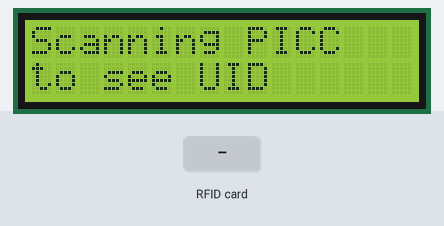
Recording of a sketch running on a simulated Arduino Mega 2560, built with avr-gcc and run on an emulated ATmega2560. Shown: 16×2 character LCD. The inputs (shaded band) are chosen by the test bench.

Above: at 5.3 s.
5.4 s: RFID card 5E 7A 19 C4 held to the reader
At 6.8 s:
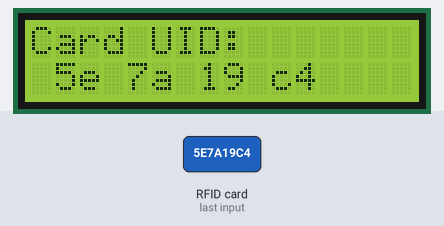
Timing chart, 0 to 8.4 s (numbered marks = the images above; inputs shaded):
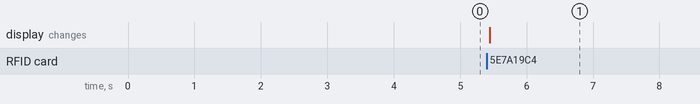

The sketch:

Sketch__9_.ino
```cpp
#include <SPI.h>
#include <MFRC522.h>
#include <Wire.h>
#include <LiquidCrystal_I2C.h>


#define RST_PIN	6    //Pin 6 para el reset del RC522
#define SS_PIN	53   //Pin 53 para el SS (SDA) del RC522
MFRC522 mfrc522(SS_PIN, RST_PIN); //Creamos el objeto para el RC522

// LCD
LiquidCrystal_I2C lcd(0x3F, 16, 2);  // address, columns, rows

void setup() {
    SPI.begin();			// Init SPI bus
	mfrc522.PCD_Init();		// Init MFRC522

    // Init LCD
    lcd.init();
    lcd.backlight();
    lcd.clear();
    lcd.setCursor(0,0);
    lcd.print("Scanning PICC");
    lcd.setCursor(0,1);
    lcd.print("to see UID");
  	delay(4000);
}

void loop() {
    if (mfrc522.PICC_IsNewCardPresent())  // Revisamos si hay nuevas tarjetas  presentes
    {
        if (mfrc522.PICC_ReadCardSerial()) //Seleccionamos una tarjeta
        {
            // Guardamos el UID de la tarjeta en un string
            String cardUID = "";
            for (byte i = 0; i < mfrc522.uid.size; i++) {
                cardUID += mfrc522.uid.uidByte[i] < 0x10 ? " 0" : " ";
                cardUID += String(mfrc522.uid.uidByte[i], HEX);
            }
            mfrc522.PICC_HaltA(); // Terminamos la lectura de la tarjeta  actual
            // Mostramos el UID en el LCD
            lcd.clear();
            lcd.setCursor(0,0);
            lcd.print("Card UID:");
            lcd.setCursor(0,1);
            lcd.print(cardUID);
            delay(2000);

        }
    }
}
```

Measured:
- after the input at 5.4 s, the display: changes after 0.05 s (image 1)
